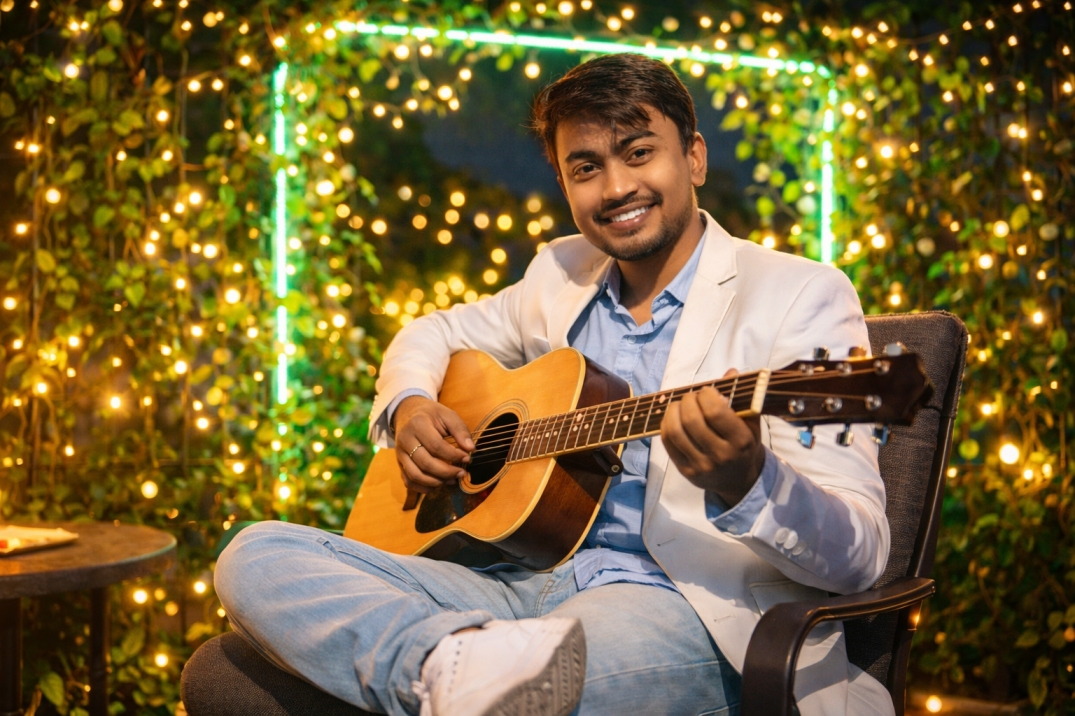
#> input picture input.jpg, 1075 x 716 px
$ python face_detection.py
#> lines starting #> are read from the running program, lines starting #| are printed output that depends on the picture; after the words box and inside, x2 and y2 are one past the last pixel; in counts of white or black regions, pixels touching at a corner belong together
import cv2

# Load the cascade
face_cascade = cv2.CascadeClassifier(cv2.data.haarcascades + 'haarcascade_frontalface_default.xml')

# Read the input image
img = cv2.imread('input.jpg')
#> img is the input picture: shape (716, 1075, 3); mean B, G, R 57.6, 102.7, 120.7

# Convert into grayscale
gray = cv2.cvtColor(img, cv2.COLOR_BGR2GRAY)
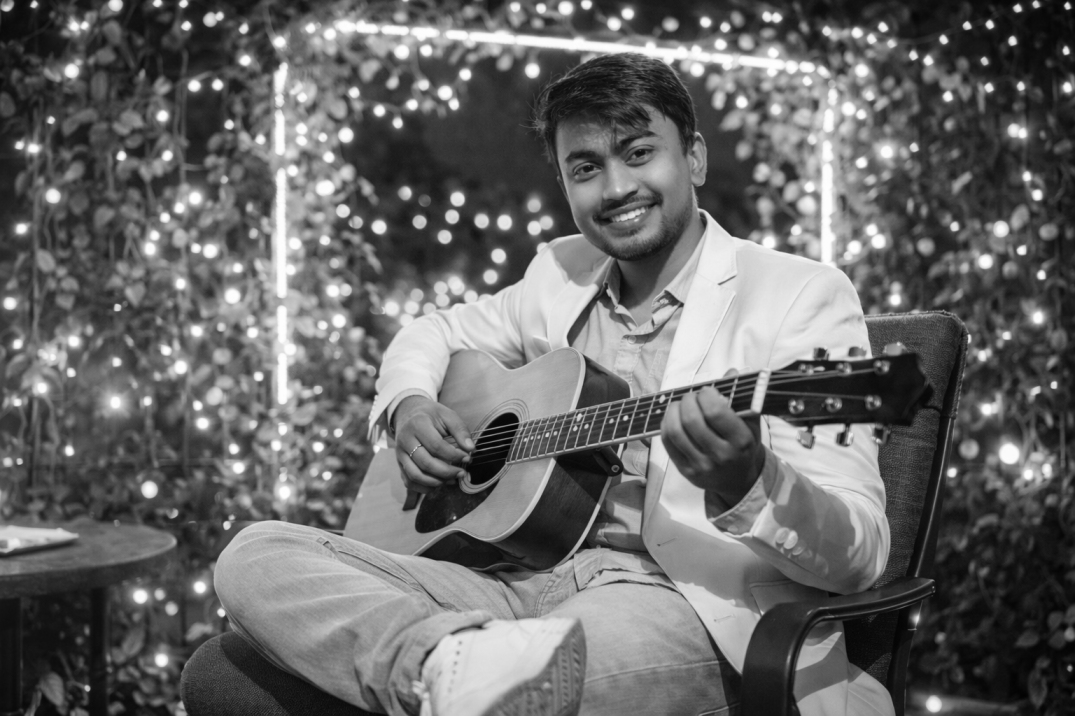
#> gray: shape (716, 1075); min 1, max 255, mean 102.9

# Detect faces
faces = face_cascade.detectMultiScale(gray, 1.1, 4)
#> faces = [[784, 110, 53, 53], [528, 95, 167, 167]]

# Draw rectangle around the faces
for (x, y, w, h) in faces:
    cv2.rectangle(img, (x, y), (x+w, y+h), (0, 100, 0), 2)
#> this loop made 2 passes
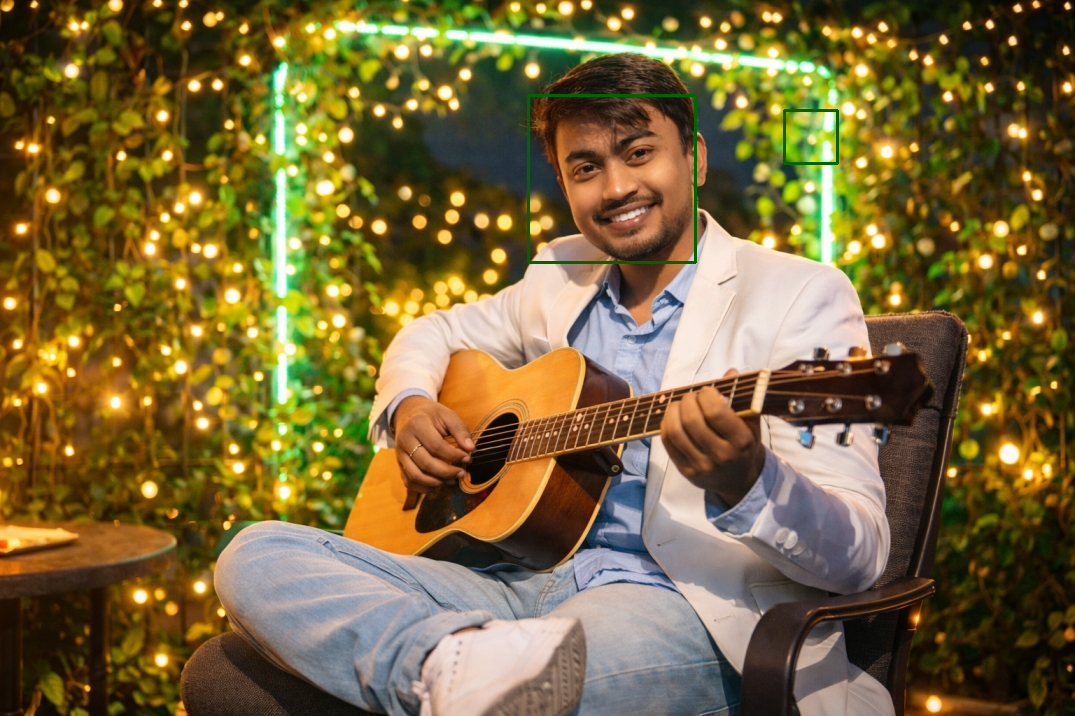
#> img: shape (716, 1075, 3); 0.34% of pixels changed, all inside (x1, y1, x2, y2) = (527, 94, 839, 264)

# Display the output
cv2.imshow('img', img)
cv2.waitKey()
cv2.destroyAllWindows()
